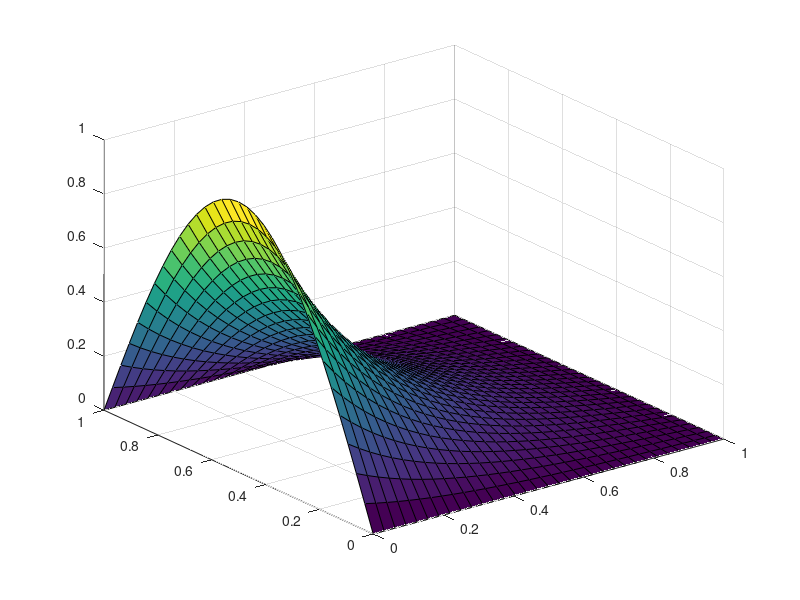
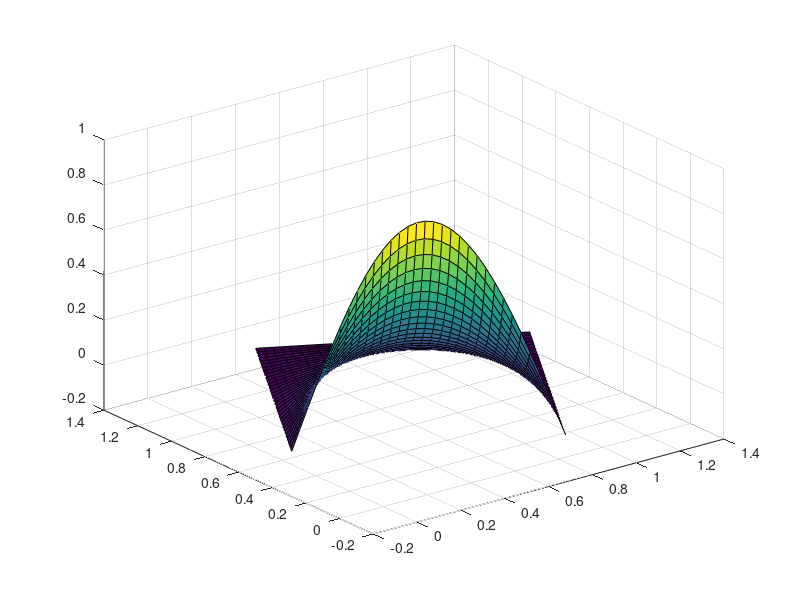

The MATLAB source for these figures, in order:
%%%HW10Problem 10%%%%
%uxx + uyy = 0

 h = pi/100;
  n = round(1/h)+1;
  h = 1/(n-1);
 u = zeros(n,n);
 u(:,1 )= sin(pi*(0:h:1));
 u(n,n) = 0;
 J = 2:n-1;
 K = 2:n-1;
 utemp = zeros(n);
 counter = 0;
 while max(max(abs(u-utemp)))> eps
     utemp = u;
     u(J,K) = .25*(u(J+1,K)+u(J-1,K)+u(J,K+1)+u(J,K-1));
     counter = counter+1;
 end
U = u ;
Iterations  = counter
[X,Y] = meshgrid(0:h:1,0:h:1);
%mesh(X,Y,u)
figure(1)
surf(X,Y,u) 

figure(2)

direction = [0 -1 30];
rotate(surf(X,Y,u) ,direction,60)